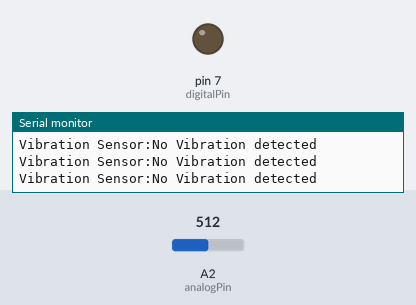
The sketch below on a simulated Arduino Uno, built with avr-gcc and run on an emulated ATmega328P. On the bench: output pins drawn as LEDs (lit = HIGH), the last lines printed to the serial monitor. The inputs (shaded band) are chosen by the test bench; at power-on: A2 (analogPin) = 512.

Above: at 1.3 s.
1.4 s: A2 (analogPin) set to 488
At 2.4 s:
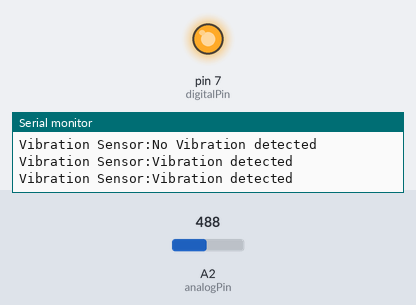
3.0 s: A2 (analogPin) set to 510
At 3.5 s:
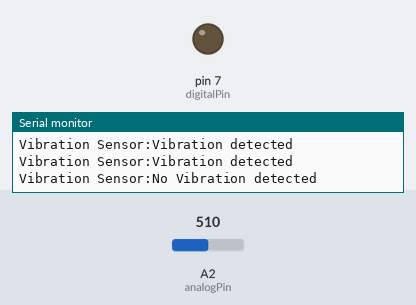
4.5 s: A2 (analogPin) set to 490
At 5.9 s:
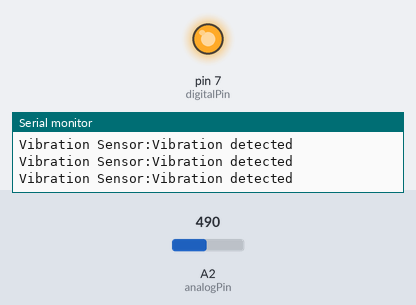
Timing chart, 0 to 7.5 s (numbered marks = the images above; inputs shaded):
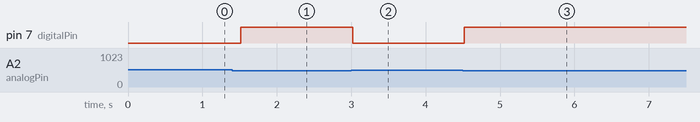

The sketch:

Vibration_Sensor.ino
```cpp
/*** Atya Technologies Pvt. Ltd. - Vibration Sensor Code ***/

//Variables declaration:

int analogPin = A2;  // Define the analog pin connected to the vibration sensor
int digitalPin = 7;  // Built-in LED connected to D7 pin
// Define the threshold above which vibration is detected
int thresholdValue = 500;  // Adjust this value according to your sensor readings

void setup() {
  pinMode(digitalPin, OUTPUT);
  // initialize serial communication at 9600 bits per second:
  Serial.begin(9600);
  Serial.println("Welcome to Atya Technologies Pvt. Ltd.");
}

void loop() {
  Serial.print("Vibration Sensor:");
  // Read the analog value from the sensor
  int sensorValue = analogRead(analogPin);
  //Check if sensor value exceeds the threshold
  if (sensorValue < thresholdValue) {
    // Print message to indicate vibration detected
    Serial.println("Vibration detected");
    digitalWrite(digitalPin, HIGH);
    delay(500);
    // You can also add additional actions here, like triggering an event or alarm
  } else {
    // Print message to indicate no vibration detected
    Serial.println("No Vibration detected");
    digitalWrite(digitalPin, LOW);
    delay(500);  //add delay in milliseconds
  }
  Serial.println();
}
```

Measured:
- the behaviour switches between 500 and 499 on A2 (analogPin) (found by bisection; images 0 and 1)
- after the input at 1.4 s, pin 7 (digitalPin): LOW → HIGH after 0.12 s
- after the input at 3.0 s, pin 7 (digitalPin): HIGH → LOW at once
- after the input at 4.5 s, pin 7 (digitalPin): LOW → HIGH at once
